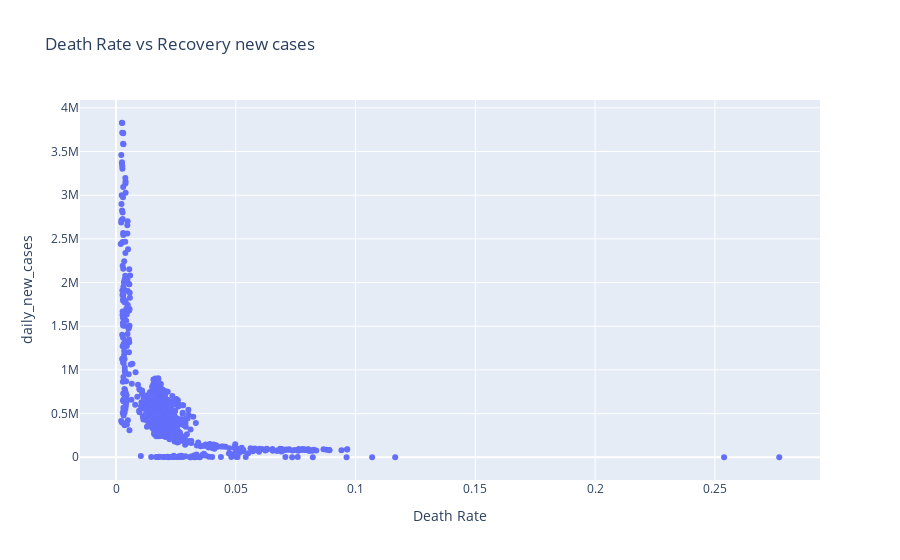

Notebook code for this chart:
### Code cell
# Scatter Plot for Death Rate vs Active cases
# calculate Death rate and daily new cases
df_global['Death Rate']=df_global['daily_new_deaths']/df_global['daily_new_cases']
fig=px.scatter(df_global,x='Death Rate' ,y='daily_new_cases', title="Death Rate vs Recovery new cases")
fig.show()

### Figure 1 — Plotly figure (JSON) as saved in the notebook; plotly's stock layout.template omitted (floating-point values rounded to 4 significant figures; data arrays with more than 128 entries replaced by an {"elided": "..."} marker saying what was removed)
{"data": [{"hovertemplate": "Death Rate=%{x}<br>daily_new_cases=%{y}<extra></extra>", "legendgroup": "", "marker": {"color": "#636efa", "symbol": "circle"}, "mode": "markers", "name": "", "orientation": "v", "showlegend": false, "type": "scatter", "x": {"elided": "844 float values"}, "xaxis": "x", "y": {"elided": "844 int values"}, "yaxis": "y"}], "layout": {"autosize": true, "legend": {"tracegroupgap": 0}, "title": {"text": "Death Rate vs Recovery new cases"}, "xaxis": {"anchor": "y", "autorange": true, "domain": [0, 1], "range": [-0.0159, 0.2948], "title": {"text": "Death Rate"}, "type": "linear"}, "yaxis": {"anchor": "x", "autorange": true, "domain": [0, 1], "range": [-316000.0, 4145000.0], "title": {"text": "daily_new_cases"}, "type": "linear"}}}
